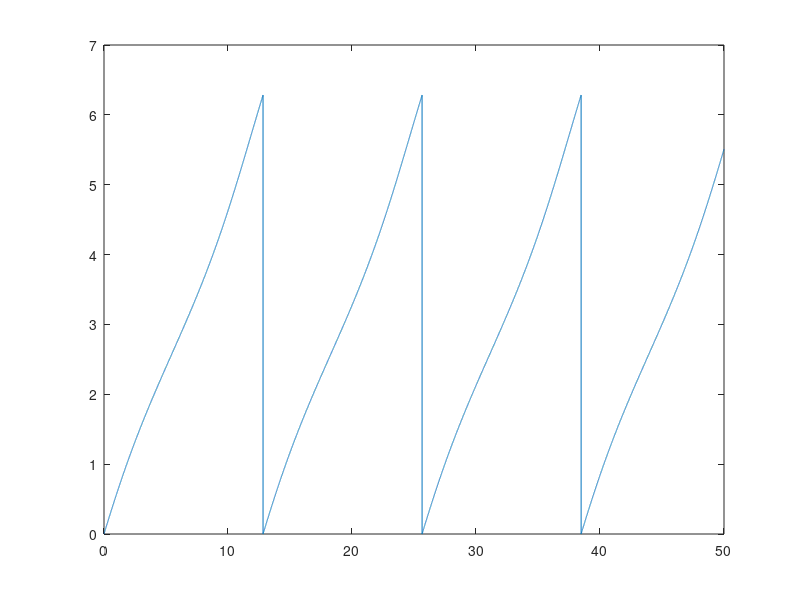

Recreate this plot in MATLAB.
%% define the ODE and parameters
% define stimulus
S = 1;

% define w and A
w = 0.5;
A = 0.1;

% define initial conditions
IV = 0;

% define timesteps
tfinal = 50;

% ode
f = @(t,x) w + (A/size(w,1)).*sin(S - x);

%% Solve the ODE
options = odeset('RelTol', 1e-10, 'AbsTol', 1e-10);
[t,x] = ode45(f, 0:0.001:tfinal, IV, options);
xmod2pi = mod(x,2*pi);
ex = cos(xmod2pi);
why = sin(xmod2pi);

%% plot the trajectory
%plot(t,ex,t,why)
plot(t,xmod2pi)
